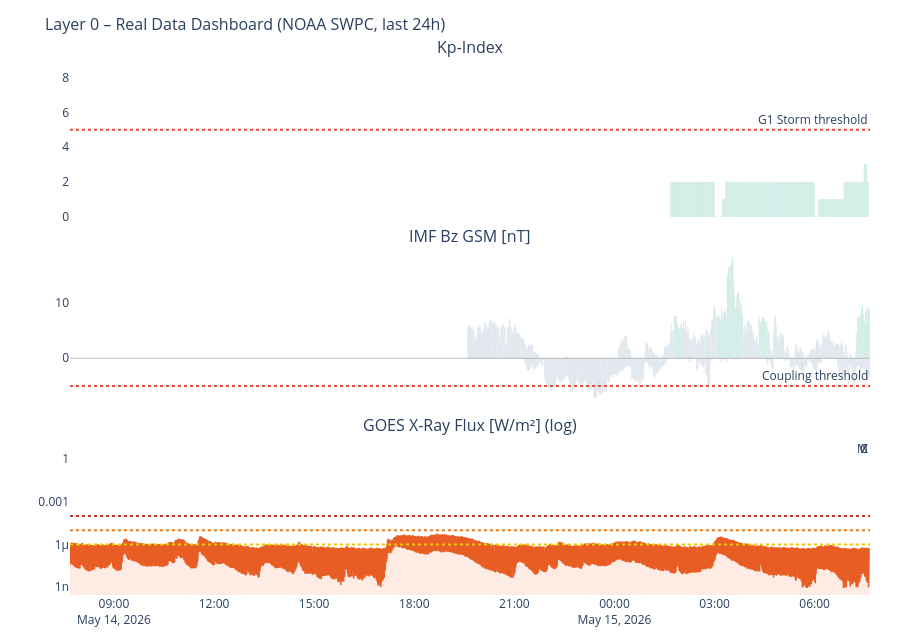

The notebook cell saved with this chart:
### Markdown cell above
---
## 3. Time-Series Dashboard (Real Data)

### Code cell
# ============================================================
# DASHBOARD – Kp / Solar Wind / IMF Bz / X-Ray
# ============================================================

panels = [
    (df_kp,   'kp',     'Kp-Index',                       '#7F77DD', 'bar'),
    (df_sw,   'speed',  'Solar Wind Speed [km/s]',         '#F2A623', 'line'),
    (df_mag,  'bz_gsm', 'IMF Bz GSM [nT]',                '#378ADD', 'bar'),
    (df_xray, 'flux',   'GOES X-Ray Flux [W/m²] (log)',    '#E85D24', 'line'),
]
active = [(df, col, title, color, kind)
          for df, col, title, color, kind in panels
          if df is not None and col in df.columns]

if not active:
    print('No data available.')
else:
    fig = make_subplots(
        rows=len(active), cols=1, shared_xaxes=True,
        subplot_titles=[p[2] for p in active],
        vertical_spacing=0.06
    )
    for i, (df, col, title, color, kind) in enumerate(active, 1):
        ds = df.dropna(subset=[col])
        if kind == 'bar':
            if col == 'kp':
                mc = ['#2ecc71' if v < 4 else '#f39c12' if v < 6 else '#e74c3c'
                      for v in ds[col]]
            elif col == 'bz_gsm':
                mc = ['#e74c3c' if v < -5 else '#2ecc71' if v > 5 else '#95a5a6'
                      for v in ds[col]]
            else:
                mc = color
            fig.add_trace(go.Bar(x=ds['time'], y=ds[col], marker_color=mc,
                                 name=title, opacity=0.75), row=i, col=1)
        else:
            h = color.lstrip('#')
            r_c, g_c, b_c = int(h[0:2], 16), int(h[2:4], 16), int(h[4:6], 16)
            fc = f'rgba({r_c},{g_c},{b_c},0.12)'
            fig.add_trace(go.Scatter(x=ds['time'], y=ds[col], name=title,
                                     line=dict(color=color, width=1.5),
                                     fill='tozeroy', fillcolor=fc), row=i, col=1)

        if col == 'kp':
            fig.add_hline(y=5, line_dash='dot', line_color='#e74c3c',
                          annotation_text='G1 Storm threshold', row=i, col=1)
            fig.update_yaxes(range=[0, 9], row=i, col=1)
        elif col == 'speed':
            fig.add_hline(y=500, line_dash='dot', line_color='#E85D24',
                          annotation_text='Elevated wind', row=i, col=1)
        elif col == 'bz_gsm':
            fig.add_hline(y=0, line_color='gray', line_width=0.5, row=i, col=1)
            fig.add_hline(y=-5, line_dash='dot', line_color='#e74c3c',
                          annotation_text='Coupling threshold', row=i, col=1)
        elif col == 'flux':
            fig.update_yaxes(type='log', row=i, col=1)
            for lvl, lbl, lc in [(1e-4,'X','#c0392b'),(1e-5,'M','#e67e22'),(1e-6,'C','#f1c40f')]:
                fig.add_hline(y=lvl, line_dash='dot', line_color=lc,
                              annotation_text=lbl, row=i, col=1)

    fig.update_layout(
        title=dict(text='Layer 0 – Real Data Dashboard (NOAA SWPC, last 24h)', font=dict(size=16)),
        height=180 * len(active) + 100,
        showlegend=False,
        plot_bgcolor='rgba(0,0,0,0)', paper_bgcolor='rgba(0,0,0,0)',
        margin=dict(l=70, r=30, t=60, b=40)
    )
    fig.show()

### Figure 1 — Plotly figure (JSON) as saved in the notebook; plotly's stock layout.template omitted (floating-point values rounded to 4 significant figures; data arrays with more than 128 entries replaced by an {"elided": "..."} marker saying what was removed)
{"data": [{"marker": {"color": {"elided": "356 str values"}}, "name": "Kp-Index", "opacity": 0.75, "type": "bar", "x": {"elided": "356 str values"}, "xaxis": "x", "y": {"elided": "356 int values"}, "yaxis": "y"}, {"marker": {"color": {"elided": "1440 str values"}}, "name": "IMF Bz GSM [nT]", "opacity": 0.75, "type": "bar", "x": {"elided": "1440 str values"}, "xaxis": "x2", "y": {"elided": "1440 float values"}, "yaxis": "y2"}, {"fill": "tozeroy", "fillcolor": "rgba(232,93,36,0.12)", "line": {"color": "#E85D24", "width": 1.5}, "name": "GOES X-Ray Flux [W/m²] (log)", "type": "scatter", "x": {"elided": "2872 str values"}, "xaxis": "x3", "y": {"elided": "2872 float values"}, "yaxis": "y3"}], "layout": {"annotations": [{"font": {"size": 16}, "showarrow": false, "text": "Kp-Index", "x": 0.5, "xanchor": "center", "xref": "paper", "y": 1.0, "yanchor": "bottom", "yref": "paper"}, {"font": {"size": 16}, "showarrow": false, "text": "IMF Bz GSM [nT]", "x": 0.5, "xanchor": "center", "xref": "paper", "y": 0.6467, "yanchor": "bottom", "yref": "paper"}, {"font": {"size": 16}, "showarrow": false, "text": "GOES X-Ray Flux [W/m²] (log)", "x": 0.5, "xanchor": "center", "xref": "paper", "y": 0.2933, "yanchor": "bottom", "yref": "paper"}, {"showarrow": false, "text": "G1 Storm threshold", "x": 1, "xanchor": "right", "xref": "x domain", "y": 5, "yanchor": "bottom", "yref": "y"}, {"showarrow": false, "text": "Coupling threshold", "x": 1, "xanchor": "right", "xref": "x2 domain", "y": -5, "yanchor": "bottom", "yref": "y2"}, {"showarrow": false, "text": "X", "x": 1, "xanchor": "right", "xref": "x3 domain", "y": 0.0001, "yanchor": "bottom", "yref": "y3"}, {"showarrow": false, "text": "M", "x": 1, "xanchor": "right", "xref": "x3 domain", "y": 1e-05, "yanchor": "bottom", "yref": "y3"}, {"showarrow": false, "text": "C", "x": 1, "xanchor": "right", "xref": "x3 domain", "y": 1e-06, "yanchor": "bottom", "yref": "y3"}], "height": 640, "margin": {"b": 40, "l": 70, "r": 30, "t": 60}, "paper_bgcolor": "rgba(0,0,0,0)", "plot_bgcolor": "rgba(0,0,0,0)", "shapes": [{"line": {"color": "#e74c3c", "dash": "dot"}, "type": "line", "x0": 0, "x1": 1, "xref": "x domain", "y0": 5, "y1": 5, "yref": "y"}, {"line": {"color": "gray", "width": 0.5}, "type": "line", "x0": 0, "x1": 1, "xref": "x2 domain", "y0": 0, "y1": 0, "yref": "y2"}, {"line": {"color": "#e74c3c", "dash": "dot"}, "type": "line", "x0": 0, "x1": 1, "xref": "x2 domain", "y0": -5, "y1": -5, "yref": "y2"}, {"line": {"color": "#c0392b", "dash": "dot"}, "type": "line", "x0": 0, "x1": 1, "xref": "x3 domain", "y0": 0.0001, "y1": 0.0001, "yref": "y3"}, {"line": {"color": "#e67e22", "dash": "dot"}, "type": "line", "x0": 0, "x1": 1, "xref": "x3 domain", "y0": 1e-05, "y1": 1e-05, "yref": "y3"}, {"line": {"color": "#f1c40f", "dash": "dot"}, "type": "line", "x0": 0, "x1": 1, "xref": "x3 domain", "y0": 1e-06, "y1": 1e-06, "yref": "y3"}], "showlegend": false, "title": {"font": {"size": 16}, "text": "Layer 0 – Real Data Dashboard (NOAA SWPC, last 24h)"}, "xaxis": {"anchor": "y", "domain": [0.0, 1.0], "matches": "x3", "showticklabels": false}, "xaxis2": {"anchor": "y2", "domain": [0.0, 1.0], "matches": "x3", "showticklabels": false}, "xaxis3": {"anchor": "y3", "domain": [0.0, 1.0]}, "yaxis": {"anchor": "x", "domain": [0.7067, 1.0], "range": [0, 9]}, "yaxis2": {"anchor": "x2", "domain": [0.3533, 0.6467]}, "yaxis3": {"anchor": "x3", "domain": [0.0, 0.2933], "type": "log"}}}
